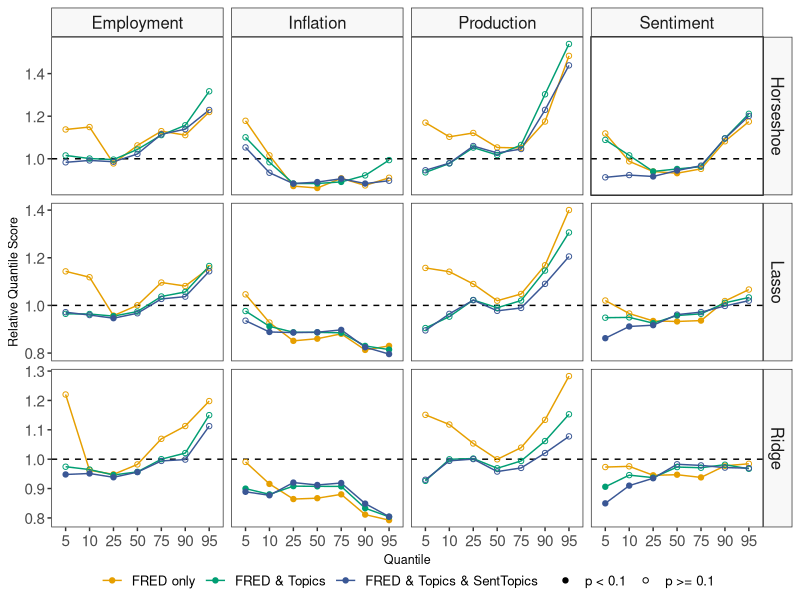
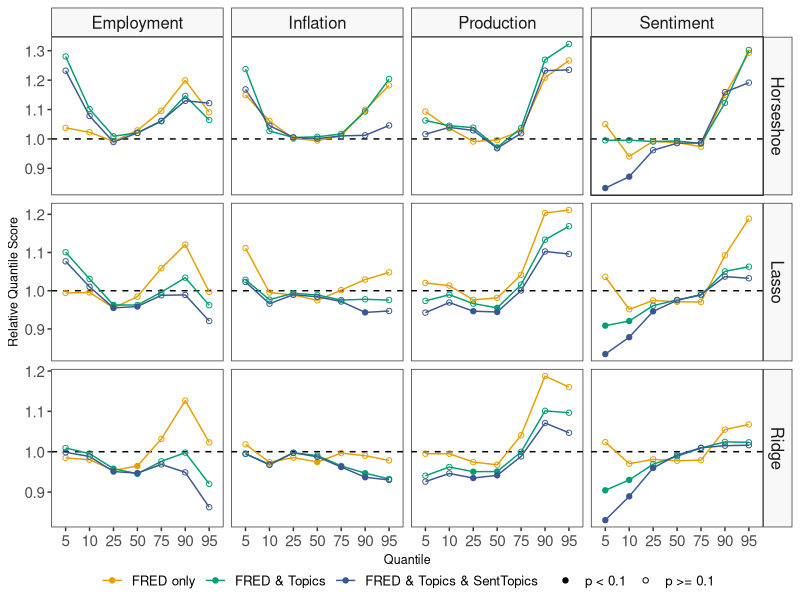

Reproduce these figures in R, in order.
library(tidyverse)

# Set path to folder 'Results'
# setwd("")

# Colors
r_colors <- c(
  "#000000", "#E69F00", "#3a5795", "#56B4E9", "#009E73", "#0072B2",
  "#D55E00", "#CC79A7"
)

# -----------------------------------------------------------------------------#
# ---------       Upper Panel (data in folder 'Results')     ------------------#
# -----------------------------------------------------------------------------#
sheets <- readxl::excel_sheets("Results_linear_all.xlsx")
df_all <- purrr::map_df(
  sheets,
  ~ mutate(readxl::read_excel("Results_linear_all.xlsx", sheet = .x),
    sheetname = .x
  )
)

# Create tibble for ggplot
df_plots_var <- df_all |>
  select(Row, QLmean, sheetname, QL_DM) |>
  mutate(model = (str_extract(Row, "\\w+_|^\\w+\\s\\w+") |>
    str_remove("fred") |>
    str_remove("_"))) |>
  mutate(fred = parse_number(str_extract(Row, "fred=\\d"))) |>
  mutate(text = parse_number(str_extract(Row, "text=0y|text=1y|text=2y|text=6y"))) |>
  mutate(
    Predictors = str_c(fred, text),
    Predictors = case_when(
      Predictors == "10" ~ "FRED only",
      Predictors == "11" ~ "FRED & Topics",
      Predictors == "16" ~ "FRED & Topics & SentTopics"
    )
  ) |>
  mutate(Predictors = fct_relevel(Predictors, c("FRED only", "FRED & Topics"))) |> # sort baseline
  mutate(
    q = parse_number(str_extract(sheetname, "q=\\d+")),
    q = fct_relevel(as.factor(q), c("5", "10"))
  ) |>
  mutate(h = parse_number(str_extract(sheetname, "h=\\d+"))) |>
  mutate(ylag = parse_number(str_extract(Row, "ylag=\\d+"))) |>
  mutate(
    response = str_extract(sheetname, "CPI|INDPRO|UMCSENT|CE16"),
    response = case_when(
      response == "CE16" ~ "Employment",
      response == "CPI" ~ "Inflation",
      response == "INDPRO" ~ "Production",
      response == "UMCSENT" ~ "Sentiment"
    )
  ) |>
  drop_na()

# Subset tibble
df_plots_var |>
  filter(h == 1 & ylag == 12) |>
  filter(model %in% c("Horseshoe", "Lasso", "Ridge")) |>
  mutate(model = fct_relevel(model, "Horseshoe", "Lasso", "Ridge")) |>
  mutate(shape_point = if_else(QL_DM < 0.1, "p < 0.1", "p >= 0.1")) |>
  # Make ggplot
  ggplot() +
  theme_bw() +
  geom_hline(yintercept = 1, linetype = "dashed") +
  geom_line(aes(x = q, y = QLmean, color = Predictors, group = Predictors)) +
  geom_point(aes(x = q, y = QLmean, color = Predictors, shape = shape_point)) +
  facet_grid(model ~ response, scales = "free_y") +
  labs(
    y = "Relative Quantile Score",
    x = "Quantile"
  ) +
  theme(
    legend.position = "bottom",
    legend.title = element_blank(),
    legend.margin = margin(t = -10),
    strip.background = element_rect(fill = alpha("grey", 0.1)),
    panel.grid.major = element_blank(),
    panel.grid.minor = element_blank(),
    text = element_text(size = 12),
    axis.title = element_text(size = 9),
    axis.text = element_text(size = 11),
    strip.text.x = element_text(size = 12),
    strip.text.y = element_text(size = 12)
  ) +
  scale_color_manual(values = c(r_colors[2], r_colors[5], r_colors[3])) +
  scale_shape_manual(values = c(19, 1)) +
  guides(
    colour = guide_legend(order = 1),
    shape = guide_legend(order = 2)
  )

# -----------------------------------------------------------------------------#
# ---------         Lower Panel (data in folder 'Results')   ------------------#
# -----------------------------------------------------------------------------#

# Subset tibble
df_plots_var |>
  filter(h == 2 & ylag == 12) |>
  filter(model %in% c("Horseshoe", "Lasso", "Ridge")) |>
  mutate(model = fct_relevel(model, "Horseshoe", "Lasso", "Ridge")) |>
  mutate(shape_point = if_else(QL_DM < 0.1, "p < 0.1", "p >= 0.1")) |>
  # Make ggplot
  ggplot() +
  theme_bw() +
  geom_hline(yintercept = 1, linetype = "dashed") +
  geom_line(aes(x = q, y = QLmean, color = Predictors, group = Predictors)) +
  geom_point(aes(x = q, y = QLmean, color = Predictors, shape = shape_point)) +
  facet_grid(model ~ response, scales = "free_y") +
  labs(
    y = "Relative Quantile Score",
    x = "Quantile"
  ) +
  theme(
    legend.position = "bottom",
    legend.title = element_blank(),
    legend.margin = margin(t = -10),
    strip.background = element_rect(fill = alpha("grey", 0.1)),
    panel.grid.major = element_blank(),
    panel.grid.minor = element_blank(),
    text = element_text(size = 12),
    axis.title = element_text(size = 9),
    axis.text = element_text(size = 11),
    strip.text.x = element_text(size = 12),
    strip.text.y = element_text(size = 12)
  ) +
  scale_color_manual(values = c(r_colors[2], r_colors[5], r_colors[3])) +
  scale_shape_manual(values = c(19, 1)) +
  guides(
    colour = guide_legend(order = 1),
    shape = guide_legend(order = 2)
  )
